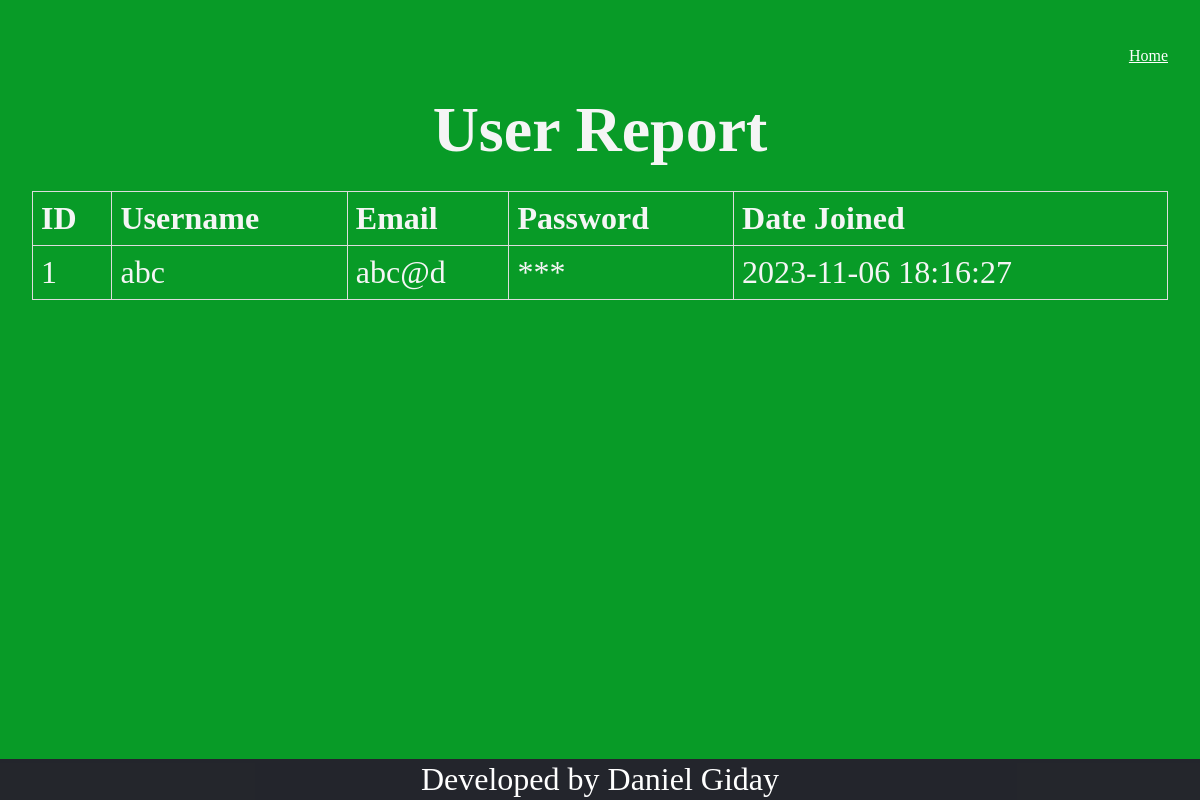
Page /user_report on the earlier database version.
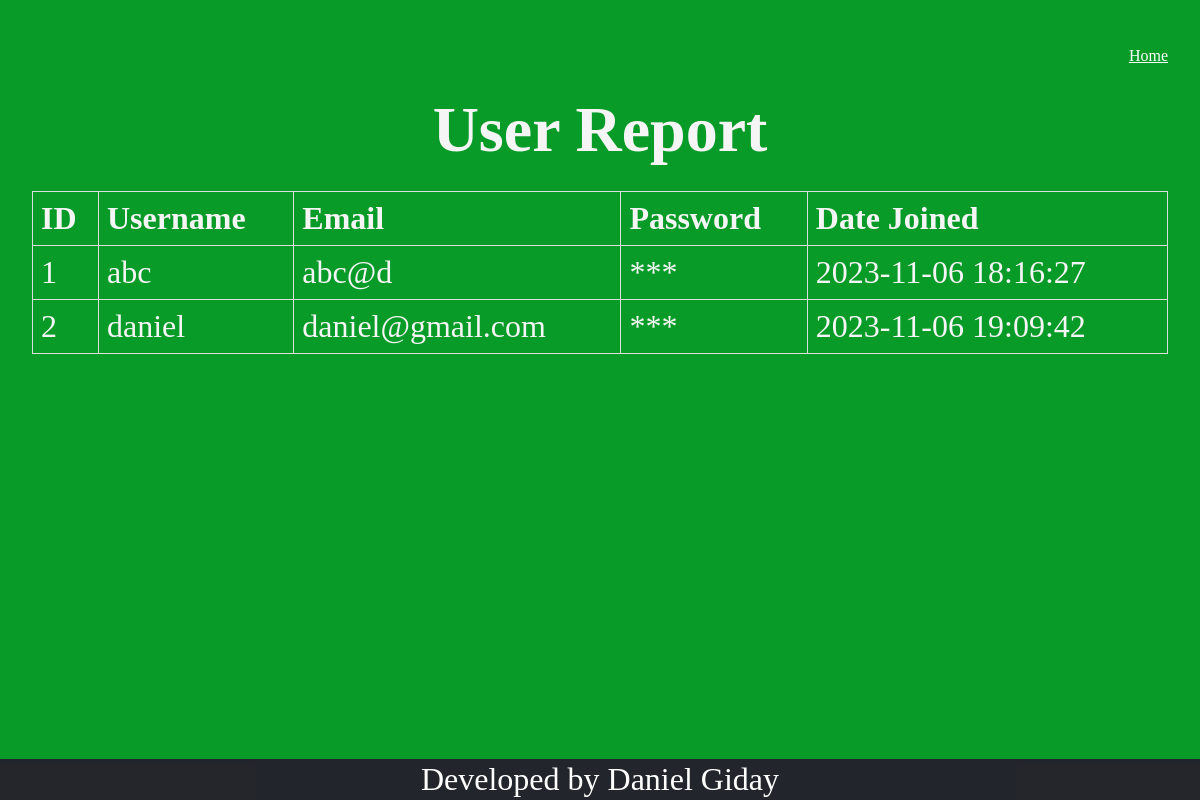
Same page on the later database version.
### server.py (models this page shows)
class User(db.Model):
    id = db.Column(db.Integer, primary_key=True)
    username = db.Column(db.String(80), nullable=False)
    email = db.Column(db.String(120), nullable=False, unique=True)
    password = db.Column(db.String(80), nullable=False)
    date_joined = db.Column(db.DateTime, default=datetime.utcnow)

### server.py (the view)
@app.route('/user_report')
def user_report():
    users = User.query.all()
    return render_template('user_report.html', users=users)

### server.py (called while the page is built)
def obfuscate_password(password):
    return '*' * len(password)

### templates/user_report.html (shortened to what this page needs)
<!DOCTYPE html>
<html lang="en">
<head>
    <link href="{{ url_for('static', filename='styles/style.css') }}" rel="stylesheet" />
</head>
<body>
    <nav class="navbar navbar-expand-lg bg-body-tertiary fixed-top">
        <div class="ml-auto">
            <a class="navbar-brand" href="index">Home</a>
        </div>
    </nav>
    <h1>User Report</h1>
    <table>
        <tr>
            <th>ID</th>
            <th>Username</th>
            <th>Email</th>
            <th>Password</th>
            <th>Date Joined</th>
        </tr>
        {% for user in users %}
        <tr>
            <td>{{ user.id }}</td>
            <td>{{ user.username }}</td>
            <td>{{ user.email }}</td>
            <td>{{ user.password|obfuscate_password }}</td>
            <td>{{ user.date_joined.strftime('%Y-%m-%d %H:%M:%S') }}</td>
        </tr>
        {% endfor %}
    </table>
    <footer>Developed by Daniel Giday</footer>
</body>
</html>

### static/styles/style.css (style rules this page uses)
.navbar { margin-left: auto; }
.navbar a { font-size: 16px; color: white; }
* { margin: 0; padding: 0; box-sizing: border-box; }
body { padding: 2rem; background-color: #089b27; color: whitesmoke; min-height: 100vh; display: flex; flex-direction: column; align-items: center; gap: 1.5rem; font-size: 2rem; }
footer { background-color: #24242cfb; color: #fff; text-align: center; padding: 2px; width: 100%; position: absolute; bottom: 0; }
table { border-collapse: collapse; width: 100%; }
th, td { border: 1px solid #dddddd; text-align: left; padding: 8px; }
@media (min-width: 992px) { .navbar { margin-left: auto; } }
@media (min-width: 992px) { .navbar a { font-size: 16px; } }

Differences in the rows shown:
added User: id "2", username "daniel", email "daniel@gmail.com", password|obfuscate_password "***", date_joined "2023-11-06 19:09:42"
